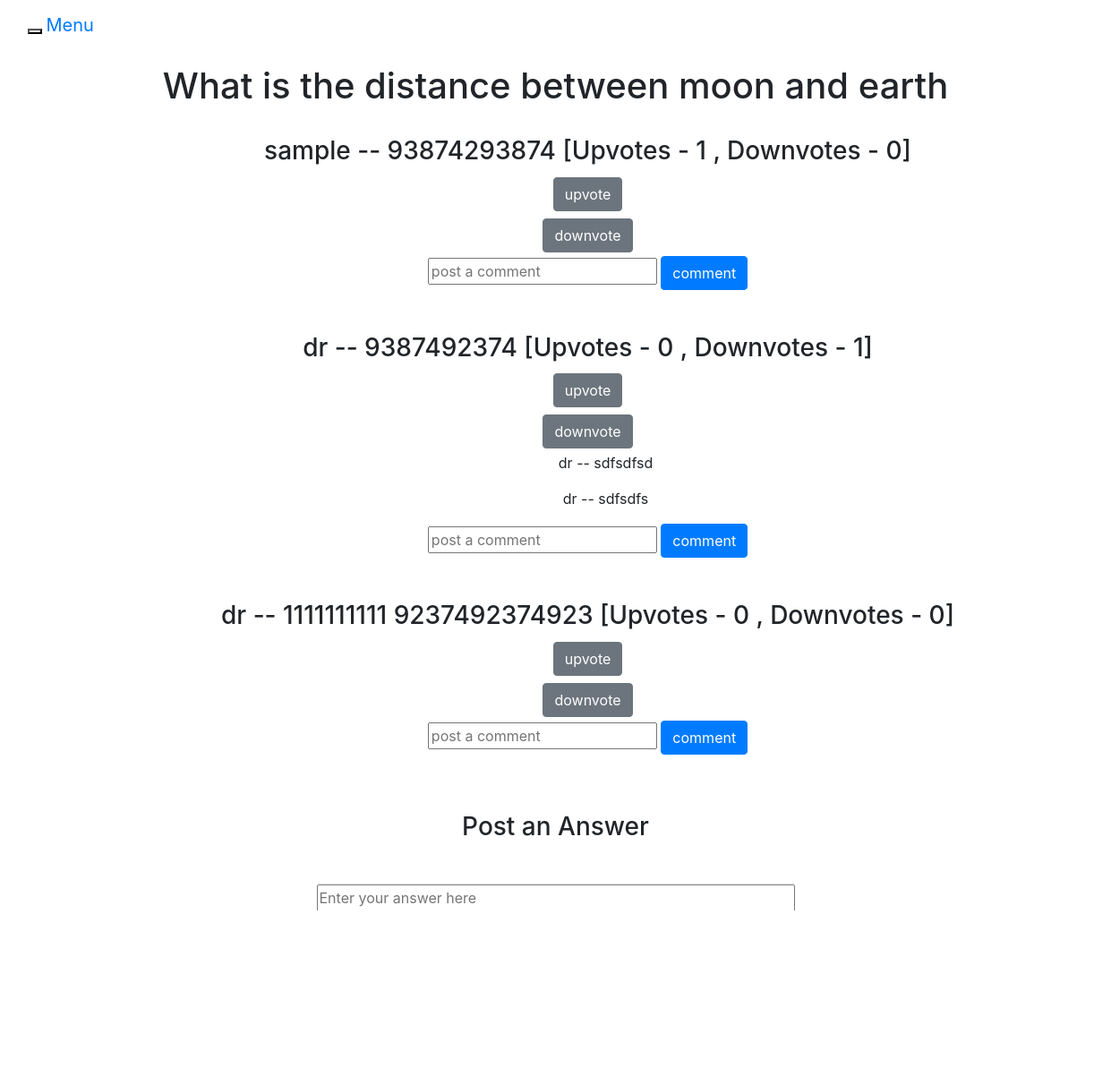
/users/view-all-answers/1 (signed in), run on an earlier commit of the app's database.
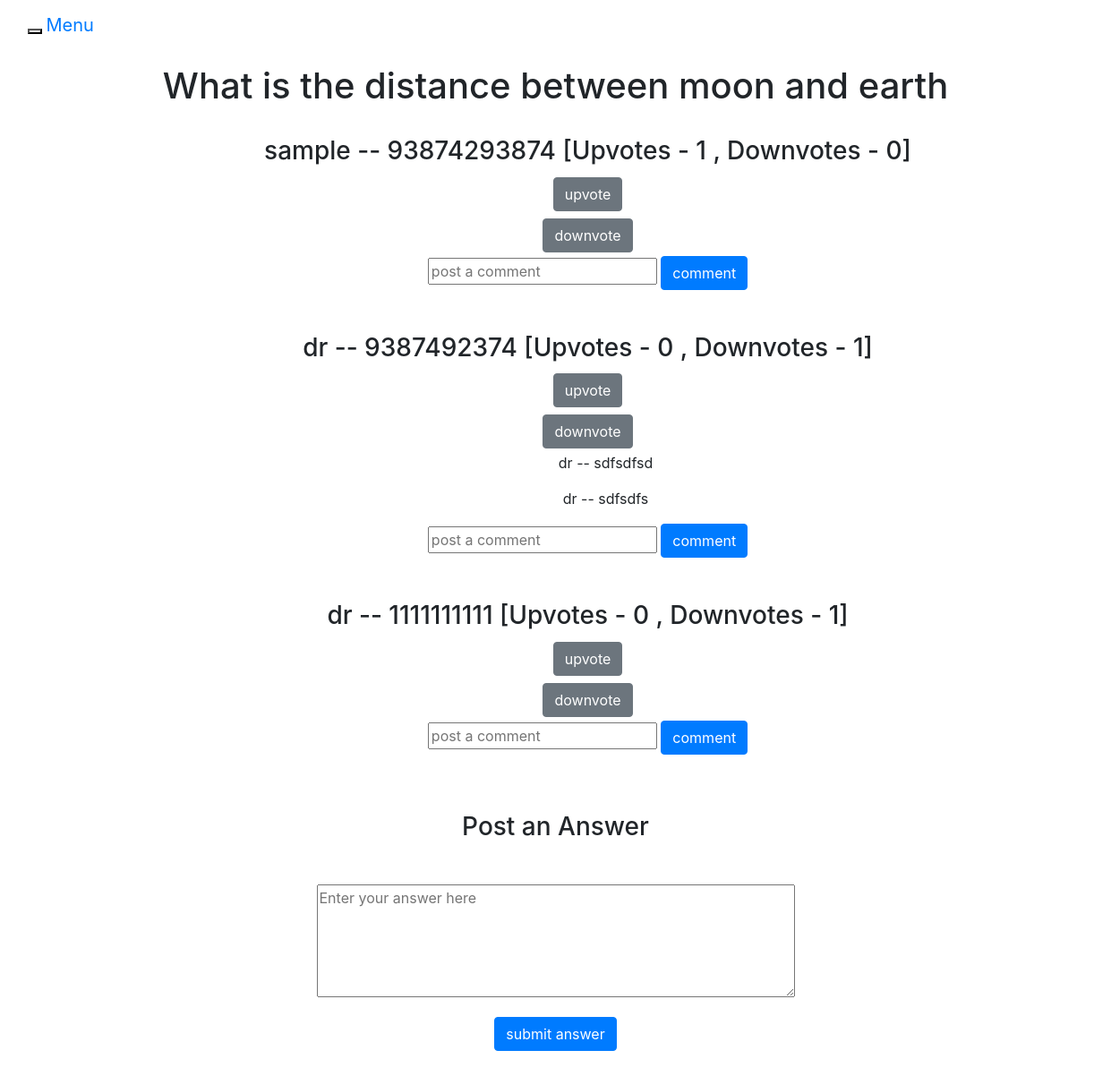
And on a later commit of the database.
### users/models.py (models this page shows, shortened)
class Answer(models.Model):
    answer_text = models.CharField(max_length=10000)
    question = models.ForeignKey(Question,on_delete=models.CASCADE)
    user = models.ForeignKey(CustomUser,on_delete=models.CASCADE)
    date = models.DateField(blank= True, default = datetime.now)
    up_vote_count = models.IntegerField(default=0)
    down_vote_count = models.IntegerField(default=0)

class CustomUser(AbstractUser):
    email = models.EmailField(max_length=255,unique=True)
    name = models.CharField(max_length=200, default="")
    dob = models.DateField(blank=True,null=True,default=datetime.now)
    is_admin = models.BooleanField(default=False,blank=True)
    is_staff = models.BooleanField(default=False,blank=True)
    USERNAME_FIELD='email'
    REQUIRED_FIELDS=['name','username']

### users/views.py (the view)
# urls.py: path('view-all-answers/<int:question_id>',views.view_all_answers,name='view-all-answers'),
@login_required
def view_all_answers(request,question_id):
    template = 'view-all-answers.html'
    return render(request, template ,get_answers_and_comments(question_id))

### users/views.py (called while the page is built)
def get_answers_and_comments(question_id):
    answers = Answer.objects.filter(question = Question.objects.get(id=question_id))
    ans_comments =[]
    for ans in answers:
        comments = Comment.objects.filter(answer = ans)
        question_response = {
            "answer":ans,
            "comments":comments
        }
        ans_comments.append(question_response)
    context = {
        "question_response":ans_comments,
        "question":Question.objects.get(id=question_id)
    }
    return context

### templates/view-all-answers.html (shortened to what this page needs)
{% extends 'base.html' %}
{% load i18n %}
{% block content %}
<h1 class="text-center m-3">{{ question.question_text }}</h1>
<div class="row">
    <div class="col-lg-12 text-center">
        <ul style="list-style: none">
            <li>
                {% for ans in question_response %}
                <div class =row>
                    <div class="col-lg-12 text-center m-3">
                            <h3>{{ans.answer.user.name}} -- {{ ans.answer.answer_text}} [Upvotes - {{ans.answer.up_vote_count}} , Downvotes - {{ans.answer.down_vote_count}}] </h3>
                            <form method="POST" action="{% url 'upvote' ans.answer.id user.id %}">
                                <input type="submit" class="btn btn-secondary m-1" id="upVote" value="upvote"/>
                            </form>
                            <form method="POST" action="{% url 'downvote' ans.answer.id user.id %}">
                                <input type="submit" class="btn btn-secondary m-1" id="downVote" value="downvote"/>
                            </form>
                            <ul style="list-style: none">
                                {% for comment in ans.comments %}
                                <li><p>{{comment.user.name}} -- {{comment.comment_text}}</p></li>
                                {% endfor %}
                            </ul>
                            {% if user.is_authenticated %}
                            <form method="POST" action="{% url 'save-comment' ans.answer.id %}">
                                <div class="form-group">
                                    <input type="text" name="comment" placeholder="post a comment" />
                                    <input class="btn btn-primary" type="submit" value="comment"/>
                                </div>
                            </form>
                            {% endif %}
                    </div>
                </div>
                {% endfor%}
            </li>
        </ul>
    </div>
</div>
{% if user.is_authenticated %}
    <div class="row m-3">
        <div class="col-lg-12 text-center">
            <h3 class="mb-5">Post an Answer</h3>
            <form action="{% url 'save-answer' question.id %}" method="POST">
                <div class="form-group">
                        <textarea rows=5 cols=50 name="answer" placeholder="Enter your answer here"></textarea>
                </div>
                <div class="form-group">
                        <input type="submit" value="submit answer" class="btn btn-primary"/>
                </div>
            </form>
        </div>
    </div>
{% endif %}
{% endblock %}

What changed in the data, as far as the page shows it:
changed Answer (number 3 of 3 on the later page): answer.answer_text "1111111111 9237492374923" → "1111111111"; answer.down_vote_count "0" → "1"
